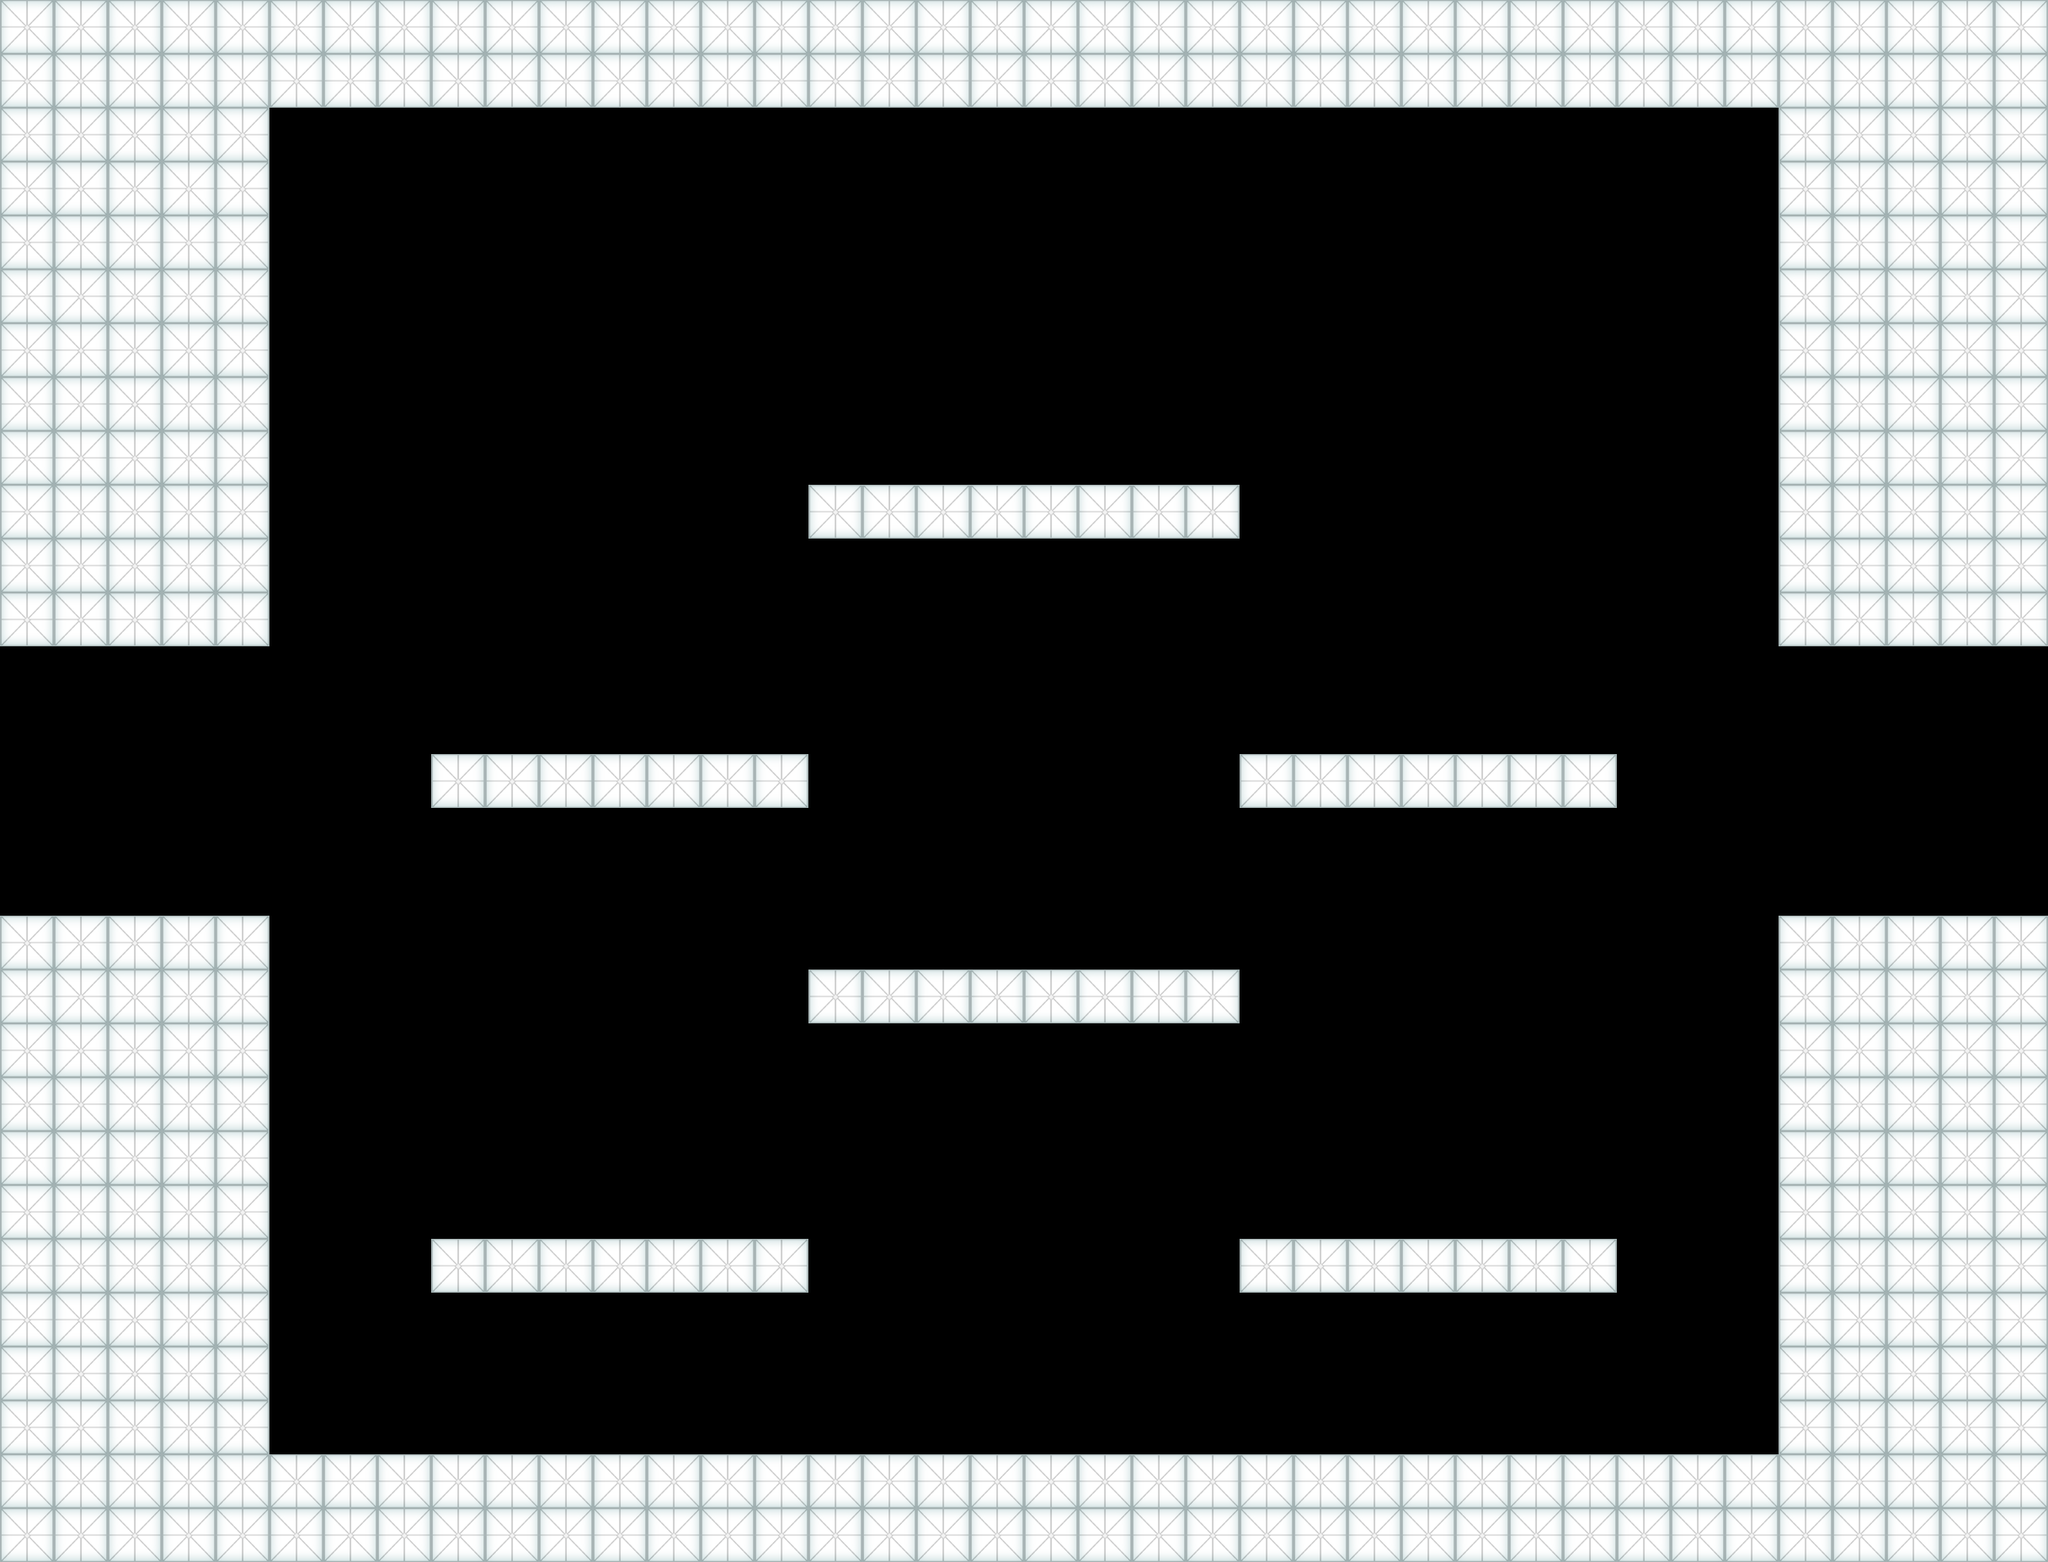

The image is a tile-based game level rendered from a .tmx file. Its description and source (layers, tilesets, objects; grid data summarised) follow:
An orthogonal 38x29 tile map with 64x64 px tiles, 1 tile layer (images_layer), 1 hidden layer not drawn and 24 objects (10x WALL, 6x STATIC_PLATFORM, 4x BONUS_SPAWN, 2x WARP_ZONE, PLAYER_SPAWN).

<map version="1.0" orientation="orthogonal" renderorder="left-down" width="38" height="29" tilewidth="64" tileheight="64" nextobjectid="116">
 <tileset firstgid="1" name="Dalle" tilewidth="64" tileheight="64">
  <tile id="0">
   <image width="64" height="64" source="smalltile.png" />
   <objectgroup draworder="index">
    <object id="0" x="0" y="0" width="64" height="64" />
   </objectgroup>
  </tile>
  <tile id="1">
   <image width="64" height="64" source="bg.png" />
  </tile>
 </tileset>
 <layer name="background" width="38" height="29" visible="0">
  <data>[1102 cells, 707 non-empty, 1 distinct tile ids]</data>
 </layer>
 <layer name="images_layer" width="38" height="29">
  <data>[1102 cells, 396 non-empty, 1 distinct tile ids]</data>
 </layer>
 <objectgroup name="objects" visible="0">
  <object id="49" type="WALL" x="192" y="0" width="2048" height="128" />
  <object id="50" type="WALL" x="2112" y="128" width="128" height="512" />
  <object id="51" type="WALL" x="192" y="128" width="128" height="512" />
  <object id="53" type="WALL" x="192" y="1216" width="128" height="512" />
  <object id="54" type="WALL" x="192" y="1728" width="2048" height="128" />
  <object id="55" type="WALL" x="2112" y="1216" width="128" height="512" />
  <object id="59" type="STATIC_PLATFORM" x="512" y="1472" width="448" height="64" />
  <object id="60" type="STATIC_PLATFORM" x="1472" y="1472" width="448" height="64" />
  <object id="61" type="STATIC_PLATFORM" x="960" y="1152" width="512" height="64" />
  <object id="62" type="STATIC_PLATFORM" x="512" y="896" width="448" height="64" />
  <object id="63" type="STATIC_PLATFORM" x="1472" y="896" width="448" height="64" />
  <object id="64" type="STATIC_PLATFORM" x="960" y="576" width="512" height="64" />
  <object id="70" type="PLAYER_SPAWN" x="1152" y="1088" width="64" height="64" />
  <object id="76" type="BONUS_SPAWN" x="704" y="704" width="64" height="64" />
  <object id="77" type="BONUS_SPAWN" x="1664" y="704" width="64" height="64" />
  <object id="78" type="BONUS_SPAWN" x="640" y="1280" width="64" height="64" />
  <object id="79" type="BONUS_SPAWN" x="1728" y="1280" width="64" height="64" />
  <object id="82" type="WALL" x="0" y="640" width="320" height="128" />
  <object id="86" type="WALL" x="2112" y="640" width="320" height="128" />
  <object id="87" type="WALL" x="2112" y="1088" width="320" height="128" />
  <object id="88" type="WALL" x="0" y="1088" width="320" height="128" />
  <object id="91" type="WARP_ZONE" x="0" y="768" width="64" height="320" />
  <object id="92" type="WARP_ZONE" x="2368" y="768" width="64" height="320" />
 </objectgroup>
</map>
